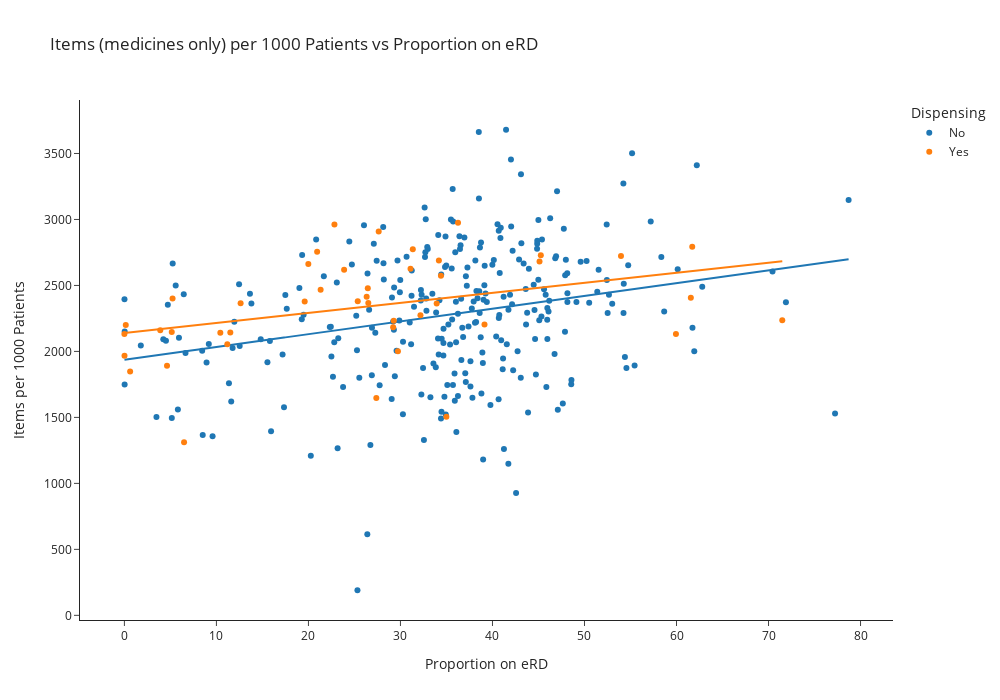

The code cell stored with this chart in its notebook:
### Code cell
# Scatter plot: Items vs Proportion eRD
fig = px.scatter(
    medicines_merged_df,
    x="Proportion eRD",
    y="Items per 1000 Patients",
    color="Dispensing",
    hover_data=["Practice Code", "Items", "List Size"],
    labels={
        "Proportion eRD": "Proportion on eRD",
        "Items for Medicines per 1000 Patients": "Items per 1000 Patients"
    },
    title="Items (medicines only) per 1000 Patients vs Proportion on eRD",
    trendline="ols", 
)

# Set figure size to square (e.g., 700x700)
fig.update_layout(
    width=1000,
    height=700
)

fig.show()

### Figure 1 — Plotly figure (JSON) as saved in the notebook; plotly's stock layout.template omitted (floating-point values rounded to 4 significant figures; data arrays with more than 128 entries replaced by an {"elided": "..."} marker saying what was removed)
{"data": [{"customdata": {"elided": "290x3 mixed values"}, "hovertemplate": "Dispensing=No<br>Proportion on eRD=%{x}<br>Items per 1000 Patients=%{y}<br>Practice Code=%{customdata[0]}<br>Items=%{customdata[1]}<br>List Size=%{customdata[2]}<extra></extra>", "legendgroup": "No", "marker": {"color": "#1F77B4", "symbol": "circle"}, "mode": "markers", "name": "No", "orientation": "v", "showlegend": true, "type": "scatter", "x": {"elided": "290 float values"}, "xaxis": "x", "y": {"elided": "290 float values"}, "yaxis": "y"}, {"hovertemplate": "<b>OLS trendline</b><br>Items per 1000 Patients = 9.67908 * Proportion eRD + 1937.16<br>R<sup>2</sup>=0.068762<br><br>Dispensing=No<br>Proportion on eRD=%{x}<br>Items per 1000 Patients=%{y} <b>(trend)</b><extra></extra>", "legendgroup": "No", "marker": {"color": "#1F77B4", "symbol": "circle"}, "mode": "lines", "name": "No", "showlegend": false, "type": "scatter", "x": {"elided": "290 float values"}, "xaxis": "x", "y": {"elided": "290 float values"}, "yaxis": "y"}, {"customdata": {"elided": "44x3 mixed values"}, "hovertemplate": "Dispensing=Yes<br>Proportion on eRD=%{x}<br>Items per 1000 Patients=%{y}<br>Practice Code=%{customdata[0]}<br>Items=%{customdata[1]}<br>List Size=%{customdata[2]}<extra></extra>", "legendgroup": "Yes", "marker": {"color": "#FF7F0E", "symbol": "circle"}, "mode": "markers", "name": "Yes", "orientation": "v", "showlegend": true, "type": "scatter", "x": [19.59, 26.45, 45.25, 19.99, 29.21, 25.36, 31.09, 59.94, 29.27, 61.56, 33.94, 39.13, 26.33, 0.01065, 5.233, 3.896, 71.49, 0.1484, 6.484, 0.6211, 4.632, 34.99, 29.73, 11.18, 27.38, 12.63, 5.147, 11.51, 61.71, 10.43, 53.97, 23.88, 34.17, 31.34, 22.83, 26.51, 20.94, 34.4, 32.17, 45.11, 0, 36.26, 27.63, 21.32], "xaxis": "x", "y": [2379.0, 2478.0, 2728.0, 2663.0, 2184.0, 2381.0, 2626.0, 2133.0, 2232.0, 2407.0, 2364.0, 2203.0, 2414.0, 1968.0, 2401.0, 2160.0, 2236.0, 2201.0, 1312.0, 1848.0, 1892.0, 1506.0, 2002.0, 2054.0, 1648.0, 2365.0, 2147.0, 2144.0, 2793.0, 2142.0, 2723.0, 2619.0, 2689.0, 2774.0, 2962.0, 2366.0, 2756.0, 2574.0, 2273.0, 2682.0, 2131.0, 2975.0, 2909.0, 2468.0], "yaxis": "y"}, {"hovertemplate": "<b>OLS trendline</b><br>Items per 1000 Patients = 7.59922 * Proportion eRD + 2139.39<br>R<sup>2</sup>=0.134687<br><br>Dispensing=Yes<br>Proportion on eRD=%{x}<br>Items per 1000 Patients=%{y} <b>(trend)</b><extra></extra>", "legendgroup": "Yes", "marker": {"color": "#FF7F0E", "symbol": "circle"}, "mode": "lines", "name": "Yes", "showlegend": false, "type": "scatter", "x": [0, 0.01065, 0.1484, 0.6211, 3.896, 4.632, 5.147, 5.233, 6.484, 10.43, 11.18, 11.51, 12.63, 19.59, 19.99, 20.94, 21.32, 22.83, 23.88, 25.36, 26.33, 26.45, 26.51, 27.38, 27.63, 29.21, 29.27, 29.73, 31.09, 31.34, 32.17, 33.94, 34.17, 34.4, 34.99, 36.26, 39.13, 45.11, 45.25, 53.97, 59.94, 61.56, 61.71, 71.49], "xaxis": "x", "y": [2139.0, 2139.0, 2141.0, 2144.0, 2169.0, 2175.0, 2178.0, 2179.0, 2189.0, 2219.0, 2224.0, 2227.0, 2235.0, 2288.0, 2291.0, 2299.0, 2301.0, 2313.0, 2321.0, 2332.0, 2339.0, 2340.0, 2341.0, 2347.0, 2349.0, 2361.0, 2362.0, 2365.0, 2376.0, 2378.0, 2384.0, 2397.0, 2399.0, 2401.0, 2405.0, 2415.0, 2437.0, 2482.0, 2483.0, 2549.0, 2595.0, 2607.0, 2608.0, 2683.0], "yaxis": "y"}], "layout": {"height": 700, "legend": {"title": {"text": "Dispensing"}, "tracegroupgap": 0}, "title": {"text": "Items (medicines only) per 1000 Patients vs Proportion on eRD"}, "width": 1000, "xaxis": {"anchor": "y", "autorange": true, "domain": [0, 1], "range": [-4.827, 83.53], "title": {"text": "Proportion on eRD"}, "type": "linear"}, "yaxis": {"anchor": "x", "autorange": true, "domain": [0, 1], "range": [-35.33, 3905.0], "title": {"text": "Items per 1000 Patients"}, "type": "linear"}}}
